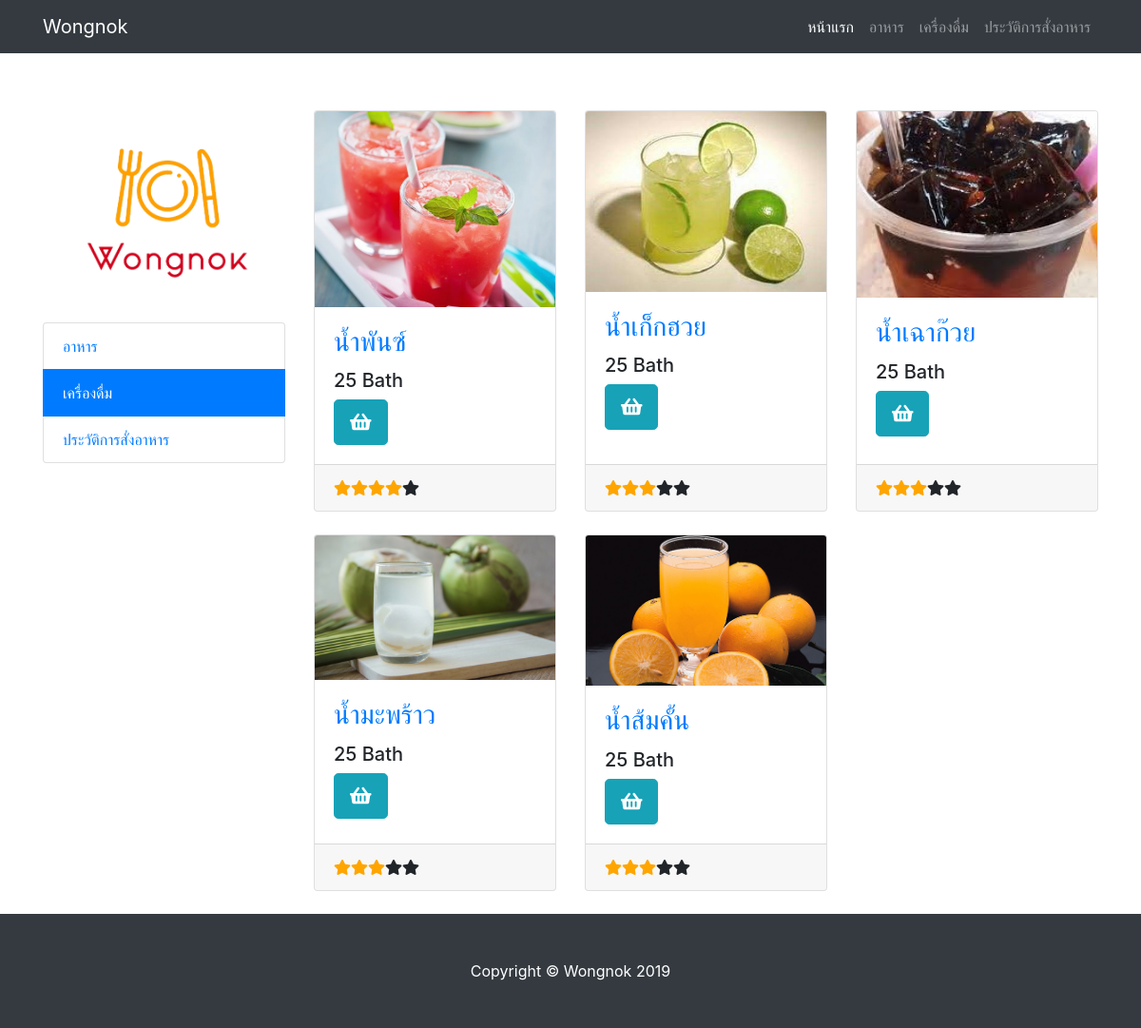
/index.php/welcome/drink, run on the app's committed database.
### tables this page shows
CREATE TABLE `drink` (
  `drinkid` int(11) NOT NULL,
  `drinkname` varchar(255) NOT NULL,
  `price` varchar(255) NOT NULL,
  `pic` varchar(255) NOT NULL,
  `rating` int(11) NOT NULL
);

### application/controllers/Welcome.php (called while the page is built, shortened)
<?php
class Welcome extends CI_Controller {
	public function drink()
	{
		$this->load->model('FoodModel');
		$drink = $this->FoodModel->getdrink();
		$data['drink'] = $drink;
		$this->load->view('header');
		$this->load->view('navbar');
		$this->load->view('drink', $data);
		$this->load->view('footer');
	}
}

### index.php (called while the page is built, shortened)
<?php
require_once BASEPATH.'core/CodeIgniter.php';

### application/models/FoodModel.php (called while the page is built, shortened)
<?php
class FoodModel extends CI_Model
{
		public function getdrink()
    {
        $sql = "SELECT * FROM drink";
		$query = $this->db->query($sql);
		return $query;
    }
}

### application/views/drink.php (the view)
<body>
<div class="container" style="padding-top:5%">
  <div class="row">
    <div class="col-lg-3">
      <h1 class="my-4"><img class='illustration' src="<?php echo base_url() ?>assets/img/logos.png" alt="" ></h1>
      <div class="list-group">
        <a href="<?php echo base_url() ?>welcome/food" class="list-group-item">อาหาร</a>
        <a href="<?php echo base_url() ?>welcome/drink" class="list-group-item active">เครื่องดื่ม</a>
        <a href="<?php echo base_url() ?>welcome/order" class="list-group-item">ประวัติการสั่งอาหาร</a>
      </div>
    </div>
    <div class="col-lg-9">
      <div class="row">
        <?php
          foreach ($drink->result() as $row) {
            ?>
            <div class="col-lg-4 col-md-6 mb-4">
            <div class="card h-100">
              <a href=""><img class="card-img-top" src="<?php echo base_url() ?>assets/img/<?php echo $row->pic ?>" alt=""></a>
              <div class="card-body">
                <h3 class="card-title">
                  <a href="#"><?php echo $row->drinkname ?></a>
                </h3>
                <h5><?php echo $row->price ?> Bath</h5>
                <p class="card-text">
                  <button class="btn btn-info btn-lg" onclick="conferm()">
                    <span class="right txt"><i class="fa fa-shopping-basket"></i></span>
                  </button>
                </p>
              </div>
              <div class="card-footer">
                <?php
                  $i = 0;
                  for($i;$i<$row->rating;$i++){
                    echo '<span class="fa fa-star checked"></span>';
                  }
                  while($i != 5){
                    echo '<span class="fa fa-star"></span>';
                    $i++;
                  }
                ?>
              </div>
            </div>
          </div>
          <?php
          }
        ?>
      </div>
    </div>
  </div>
</div>

### assets/css/shop-homepage.css (style rules this page uses)
body { padding-top: 56px; }

### application/views/header.php (style rules this page uses)
.checked { color: orange; }
.illustration { width: 100%; }

### data on the page
drink: pic (picture), drinkname "น้ำพันซ์", price "25", rating 4 (drawn)
drink: pic (picture), drinkname "น้ำเก็กฮวย", price "25", rating 3 (drawn)
drink: pic (picture), drinkname "น้ำเฉาก๊วย", price "25", rating 3 (drawn)
drink: pic (picture), drinkname "น้ำมะพร้าว", price "25", rating 3 (drawn)
drink: pic (picture), drinkname "น้ำส้มคั้น", price "25", rating 3 (drawn)
